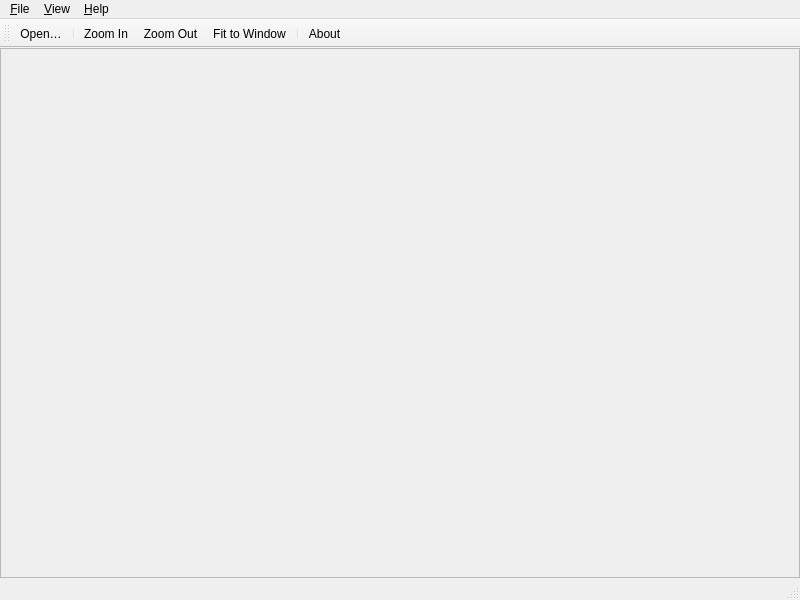
<?xml version="1.0" encoding="UTF-8"?>
<ui version="4.0">
 <class>ImageViewer</class>
 <widget class="QMainWindow" name="ImageViewer">
  <property name="geometry">
   <rect>
    <x>0</x>
    <y>0</y>
    <width>800</width>
    <height>600</height>
   </rect>
  </property>
  <property name="windowTitle">
   <string>Image Viewer (starter)</string>
  </property>
  <property name="windowIcon">
   <iconset resource="resources.qrc">
    <normaloff>:/images/logo.svg</normaloff>:/images/logo.svg</iconset>
  </property>
  <widget class="QWidget" name="centralwidget">
   <layout class="QVBoxLayout" name="centralLayout">
    <property name="leftMargin">
     <number>0</number>
    </property>
    <property name="topMargin">
     <number>0</number>
    </property>
    <property name="rightMargin">
     <number>0</number>
    </property>
    <property name="bottomMargin">
     <number>0</number>
    </property>
    <item>
     <widget class="QScrollArea" name="scrollArea">
      <property name="alignment">
       <set>Qt::AlignmentFlag::AlignCenter</set>
      </property>
      <widget class="QLabel" name="imageLabel">
       <property name="geometry">
        <rect>
         <x>0</x>
         <y>0</y>
         <width>200</width>
         <height>200</height>
        </rect>
       </property>
       <property name="pixmap">
        <pixmap resource="resources.qrc">:/images/logo.svg</pixmap>
       </property>
       <property name="alignment">
        <set>Qt::AlignmentFlag::AlignCenter</set>
       </property>
      </widget>
     </widget>
    </item>
   </layout>
  </widget>
  <widget class="QMenuBar" name="menubar">
   <widget class="QMenu" name="menuFile">
    <property name="title">
     <string>&amp;File</string>
    </property>
    <addaction name="actionOpen"/>
    <addaction name="separator"/>
    <addaction name="actionQuit"/>
   </widget>
   <widget class="QMenu" name="menuView">
    <property name="title">
     <string>&amp;View</string>
    </property>
    <addaction name="actionZoomIn"/>
    <addaction name="actionZoomOut"/>
    <addaction name="actionFit"/>
   </widget>
   <widget class="QMenu" name="menuHelp">
    <property name="title">
     <string>&amp;Help</string>
    </property>
    <addaction name="actionAbout"/>
   </widget>
   <addaction name="menuFile"/>
   <addaction name="menuView"/>
   <addaction name="menuHelp"/>
  </widget>
  <widget class="QToolBar" name="toolBar">
   <property name="windowTitle">
    <string>Main toolbar</string>
   </property>
   <property name="iconSize">
    <size>
     <width>24</width>
     <height>24</height>
    </size>
   </property>
   <attribute name="toolBarArea">
    <enum>TopToolBarArea</enum>
   </attribute>
   <attribute name="toolBarBreak">
    <bool>false</bool>
   </attribute>
   <addaction name="actionOpen"/>
   <addaction name="separator"/>
   <addaction name="actionZoomIn"/>
   <addaction name="actionZoomOut"/>
   <addaction name="actionFit"/>
   <addaction name="separator"/>
   <addaction name="actionAbout"/>
  </widget>
  <widget class="QStatusBar" name="statusbar"/>
  <action name="actionOpen">
   <property name="icon">
    <iconset resource="resources.qrc">
     <normaloff>:/icons/open.svg</normaloff>:/icons/open.svg</iconset>
   </property>
   <property name="text">
    <string>&amp;Open…</string>
   </property>
   <property name="shortcut">
    <string>Ctrl+O</string>
   </property>
  </action>
  <action name="actionZoomIn">
   <property name="icon">
    <iconset resource="resources.qrc">
     <normaloff>:/icons/zoom-in.svg</normaloff>:/icons/zoom-in.svg</iconset>
   </property>
   <property name="text">
    <string>Zoom &amp;In</string>
   </property>
   <property name="shortcut">
    <string>Ctrl++</string>
   </property>
  </action>
  <action name="actionZoomOut">
   <property name="icon">
    <iconset resource="resources.qrc">
     <normaloff>:/icons/zoom-out.svg</normaloff>:/icons/zoom-out.svg</iconset>
   </property>
   <property name="text">
    <string>Zoom &amp;Out</string>
   </property>
   <property name="shortcut">
    <string>Ctrl+-</string>
   </property>
  </action>
  <action name="actionFit">
   <property name="icon">
    <iconset resource="resources.qrc">
     <normaloff>:/icons/fit.svg</normaloff>:/icons/fit.svg</iconset>
   </property>
   <property name="text">
    <string>&amp;Fit to Window</string>
   </property>
   <property name="shortcut">
    <string>Ctrl+0</string>
   </property>
  </action>
  <action name="actionAbout">
   <property name="icon">
    <iconset resource="resources.qrc">
     <normaloff>:/icons/about.svg</normaloff>:/icons/about.svg</iconset>
   </property>
   <property name="text">
    <string>&amp;About</string>
   </property>
   <property name="shortcut">
    <string>F1</string>
   </property>
  </action>
  <action name="actionQuit">
   <property name="icon">
    <iconset resource="resources.qrc">
     <normaloff>:/icons/quit.svg</normaloff>:/icons/quit.svg</iconset>
   </property>
   <property name="text">
    <string>&amp;Quit</string>
   </property>
   <property name="shortcut">
    <string>Ctrl+Q</string>
   </property>
  </action>
 </widget>
 <resources>
  <include location="resources.qrc"/>
 </resources>
 <connections>
  <connection>
   <sender>actionQuit</sender>
   <signal>triggered()</signal>
   <receiver>ImageViewer</receiver>
   <slot>close()</slot>
  </connection>
 </connections>
</ui>
